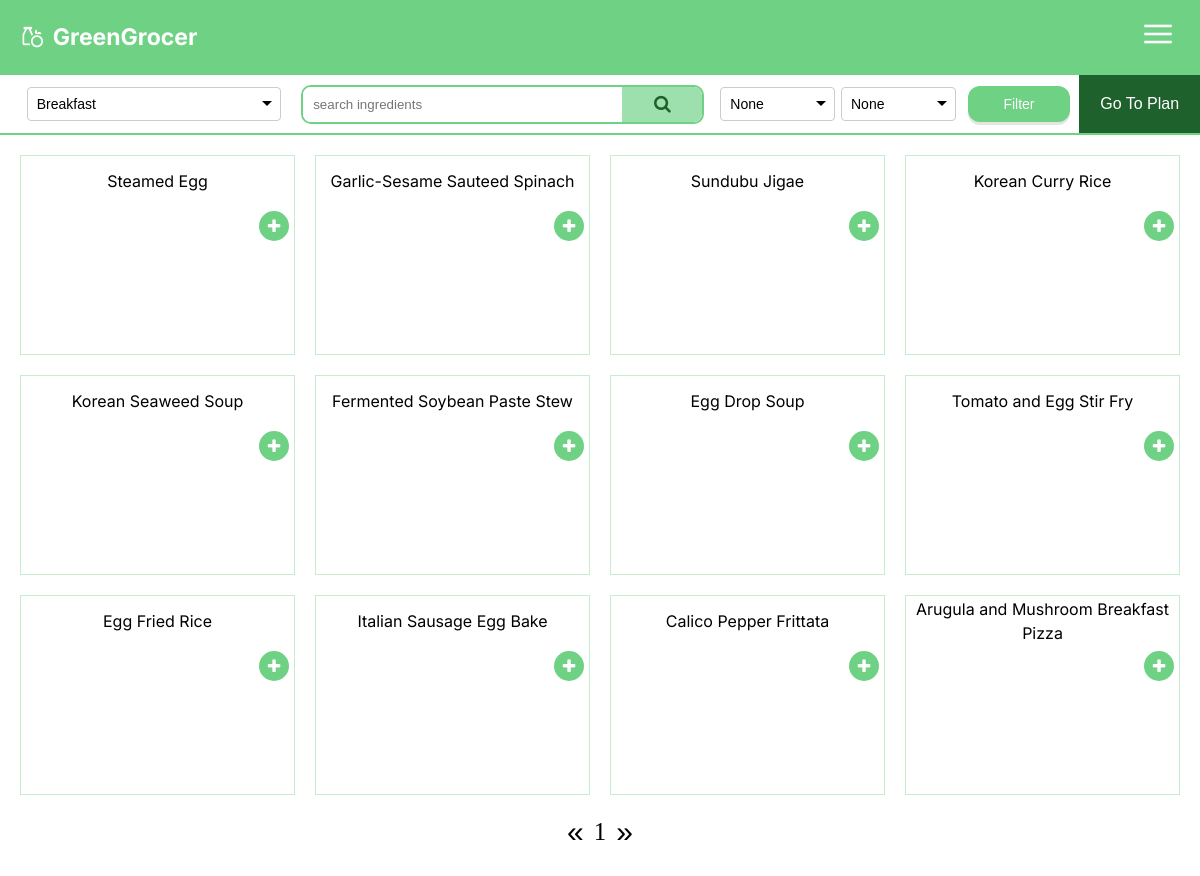
The page /get_searchbar_content.php on the database its author committed.
### tables this page shows
CREATE TABLE Recipe (
RecipeID INT auto_increment,
cuisine_type INT,
Name VARCHAR(100),
servings INT,
calories INT,
meal_type INT,
Url VARCHAR(999),
PRIMARY KEY (RecipeID),
FOREIGN KEY (cuisine_type) REFERENCES Cuisine_Type(TypeID),
FOREIGN KEY (meal_type) REFERENCES Meal_Type(TypeID)
);

### get_searchbar_content.php (the view, shortened to what this page needs)
<html>
<head>
    <link rel="stylesheet" href="css/view_recipe.css">
    <link rel="stylesheet" href="https://cdnjs.cloudflare.com/ajax/libs/font-awesome/4.7.0/css/font-awesome.min.css">
</head>
<body>
    <div class="bar">
        <ul>
            <div class="items">
                <li>
                    <a href="index.html"><span class="icon material-symbols-outlined">grocery</span></a>
                </li>
                <li class="gg"> GreenGrocer </li>
            </div>
        </ul>
        <div class="openbtn">
            <span class="material-symbols-outlined menu-button">menu</span>
        </div>
    </div>
    <div class = "main">
        <div class = "recipe_content">
            <div class = "filter">
                <div class="meal_type_nav">
                    <form class = "meal_type_form" onchange="meal_type_dropdown()">
                        <select id="mealSelect">
                            <option value="breakfast">Breakfast</option>
                        </select>
                    </form>
                </div>
                <form class = "search_bar_container" action="get_searchbar_content.php?category=<?php echo $_GET['category']; ?>" method="POST">
                    <div class = "search_bar">
                        <div class = "search">
                            <input type = "text" id = "ingredient_search" name = "ingredient_search" placeholder="search ingredients"></input>
                        </div>
                        <div class = "search_icon">
                            <button type="submit" class = "search_button">
                                <i class="fa fa-search" style="color: #1f612d;"></i>
                            </button>
                        </div>
                    </div>
                </form>
                <form class = "drop_responsive" action="get_filtered_content.php?category=<?php echo $_GET['category']; ?>" method="POST">
                <div class = "cuisine_drop_container">
                    <select name="cusine_dropdown">
                        <option value = '0'> None </option>
                        <?php
                            $conn = mysqli_connect("db.luddy.indiana.edu","i494f23_team25","my+sql=i494f23_team25","i494f23_team25");
                            $sql = "SELECT TypeID, TypeName FROM Cuisine_Type
                            ORDER BY TypeName";
                            $result = mysqli_query($conn, $sql);
                        ?>
                    </select>
                </div>
                <div class = "order_by_drop_container">
                    <select name="order_dropdown">
                        <option value="none">None</option>
                    </select>
                </div>
                <div class = "filter_submit_container">
                    <input type="submit" value="Filter">
                </div>
                <a class = "go_to_plan" href = "meal_plan.php">Go To Plan</a>
                </form>
            </div>
            <div class = "recipe_container">
                <div id="menu-list">
                    <?php
                    if (isset($_GET['category'])) {
                        $category = $_GET['category'];
                        $searched_ingredient = $_POST['ingredient_search'];
                        switch ($category) {
                            case 'breakfast':
                                $conn = mysqli_connect("db.luddy.indiana.edu","i494f23_team25","my+sql=i494f23_team25","i494f23_team25");
                                if (!$conn) { die("Connection failed: " . mysqli_connect_error());}
                                $sql = "SELECT r.RecipeID AS RecipeID, r.Name AS Name, r.url AS url
                                FROM Recipe AS r
                                JOIN Ingredient_Quantity AS ig ON r.RecipeID = ig.recipeID
                                JOIN Ingredient AS i ON ig.IngredientID = i.IngredientID
                                WHERE r.meal_type = 1 AND i.Name LIKE '%" . $searched_ingredient . "%'
                                GROUP BY RecipeID";
                                $result = mysqli_query($conn, $sql);
                                break;
                            case 'lunch':
                                $conn = mysqli_connect("db.luddy.indiana.edu","i494f23_team25","my+sql=i494f23_team25","i494f23_team25");
                                if (!$conn) { die("Connection failed: " . mysqli_connect_error());}
                                $sql = "SELECT r.RecipeID AS RecipeID, r.Name AS Name, r.url AS url
                                FROM Recipe AS r
                                JOIN Ingredient_Quantity AS ig ON r.RecipeID = ig.recipeID
                                JOIN Ingredient AS i ON ig.IngredientID = i.IngredientID
                                WHERE r.meal_type = 2 AND i.Name LIKE '%" . $searched_ingredient . "%'
                                GROUP BY RecipeID";
                                $result = mysqli_query($conn, $sql);
                                break;
                            case 'dinner':
                                $conn = mysqli_connect("db.luddy.indiana.edu","i494f23_team25","my+sql=i494f23_team25","i494f23_team25");
                                if (!$conn) { die("Connection failed: " . mysqli_connect_error());}
                                $sql = "SELECT r.RecipeID AS RecipeID, r.Name AS Name, r.url AS url
                                FROM Recipe AS r
                                JOIN Ingredient_Quantity AS ig ON r.RecipeID = ig.recipeID
                                JOIN Ingredient AS i ON ig.IngredientID = i.IngredientID
                                WHERE r.meal_type = 3 AND i.Name LIKE '%" . $searched_ingredient . "%'
                                GROUP BY RecipeID";
                                $result = mysqli_query($conn, $sql);
                                break;
                            default:
                                $conn = mysqli_connect("db.luddy.indiana.edu","i494f23_team25","my+sql=i494f23_team25","i494f23_team25");
                                if (!$conn) { die("Connection failed: " . mysqli_connect_error());}
                                $sql = "SELECT r.RecipeID AS RecipeID, r.Name AS Name, r.url AS url
                                FROM Recipe AS r
                                JOIN Ingredient_Quantity AS ig ON r.RecipeID = ig.recipeID
                                JOIN Ingredient AS i ON ig.IngredientID = i.IngredientID
                                WHERE r.meal_type = 1 AND i.Name LIKE '%" . $searched_ingredient . "%'
                                GROUP BY RecipeID";
                                $result = mysqli_query($conn, $sql);
                                break;
                        }
                    } else {
                        $conn = mysqli_connect("db.luddy.indiana.edu","i494f23_team25","my+sql=i494f23_team25","i494f23_team25");
                        $sql = "SELECT r.RecipeID AS RecipeID, r.Name AS Name, r.url AS url
                        FROM Recipe AS r
                        JOIN Ingredient_Quantity AS ig ON r.RecipeID = ig.recipeID
                        JOIN Ingredient AS i ON ig.IngredientID = i.IngredientID
                        WHERE r.meal_type = 1 AND i.Name LIKE '%" . $searched_ingredient . "%'
                        GROUP BY RecipeID";
                        $result = mysqli_query($conn, $sql);
                    }
                    while ($row = mysqli_fetch_assoc($result)) {
                        $recipe_id=$row['RecipeID'];
                        $name=$row['Name'];
                        echo  "<div class='menu'>";
                        echo "<div class = 'menu_name pop_selector' id = '" . $recipe_id . "'><p>" . $name . "</p></div>";
                        echo "<div style='background-image: url(\"" . $row['url'] . "\");' class='menu-image-container'>";
                        echo "<div id = 'recipe-add-button' class = 'recipe-add-button'>";
                        echo '<a href="add_page.php?menu_id=' . urlencode($row['RecipeID']) . '">';
                        echo "<i class='fa fa-plus'></i>";
                        echo "</a>";
                        echo "</div>";
                        echo "</div>";
                        echo "</div>";
                    }
                    ?>
                </div>
            </div>
            <div id="pagination-container">
                <button class = "page-button" id="prev-btn">&laquo;</button>
                <span id="page-info">1</span>
                <button class = "page-button" id="next-btn">&raquo;</button>
            </div>
        </div>
    </div>
</body>
</html>

### rows shown on the page
recipe: Name "Steamed Egg"
recipe: Name "Garlic-Sesame Sauteed Spinach"
recipe: Name "Sundubu Jigae"
recipe: Name "Korean Curry Rice"
recipe: Name "Korean Seaweed Soup"
recipe: Name "Fermented Soybean Paste Stew"
recipe: Name "Egg Drop Soup"
recipe: Name "Tomato and Egg Stir Fry"
recipe: Name "Egg Fried Rice"
recipe: Name "Italian Sausage Egg Bake"
recipe: Name "Calico Pepper Frittata"
recipe: Name "Arugula and Mushroom Breakfast Pizza"
